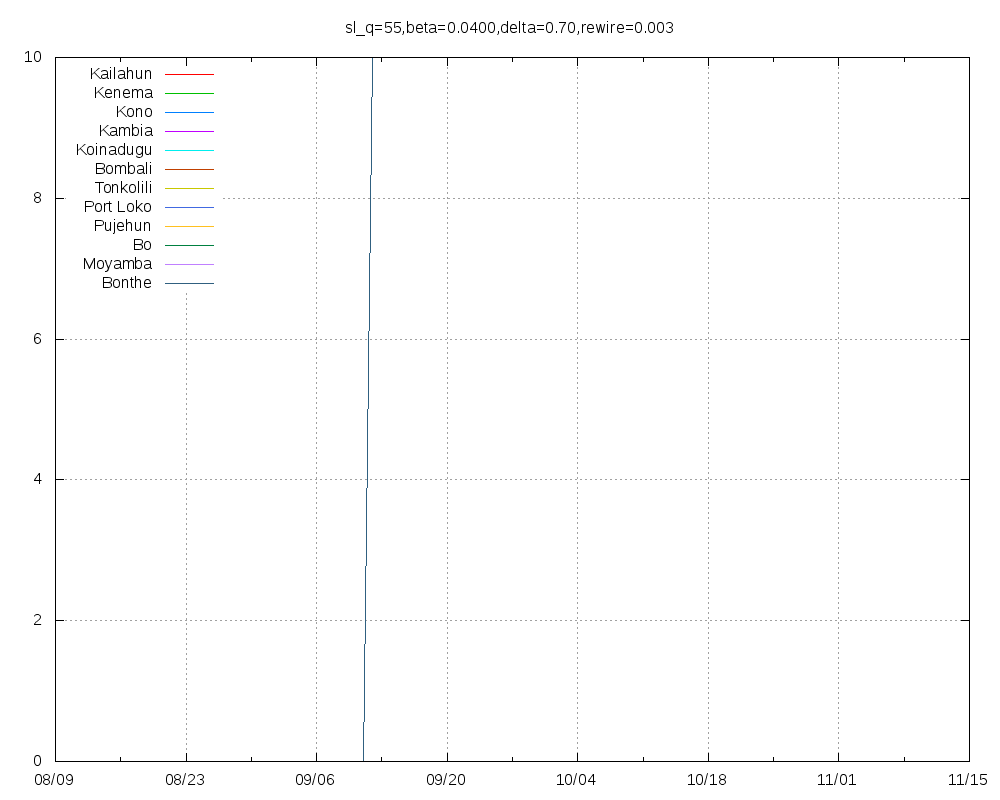

gnuplot code for this plot:
set title "sl_q=55,beta=0.0400,delta=0.70,rewire=0.003"
set key top left
set grid
set xdata time
set timefmt "%Y-%m-%d"
set terminal png size 1000,800
set output "sl_q=55,beta=0.0400,delta=0.70,rewire=0.003.png"
plot "Kailahun.tab" using 1:2 title "Kailahun" with lines,"Kenema.tab" using 1:2 title "Kenema" with lines,"Kono.tab" using 1:2 title "Kono" with lines,"Kambia.tab" using 1:2 title "Kambia" with lines,"Koinadugu.tab" using 1:2 title "Koinadugu" with lines,"Bombali.tab" using 1:2 title "Bombali" with lines,"Tonkolili.tab" using 1:2 title "Tonkolili" with lines,"Port_Loko.tab" using 1:2 title "Port Loko" with lines,"Pujehun.tab" using 1:2 title "Pujehun" with lines,"Bo.tab" using 1:2 title "Bo" with lines,"Moyamba.tab" using 1:2 title "Moyamba" with lines,"Bonthe.tab" using 1:2 title "Bonthe" with lines
